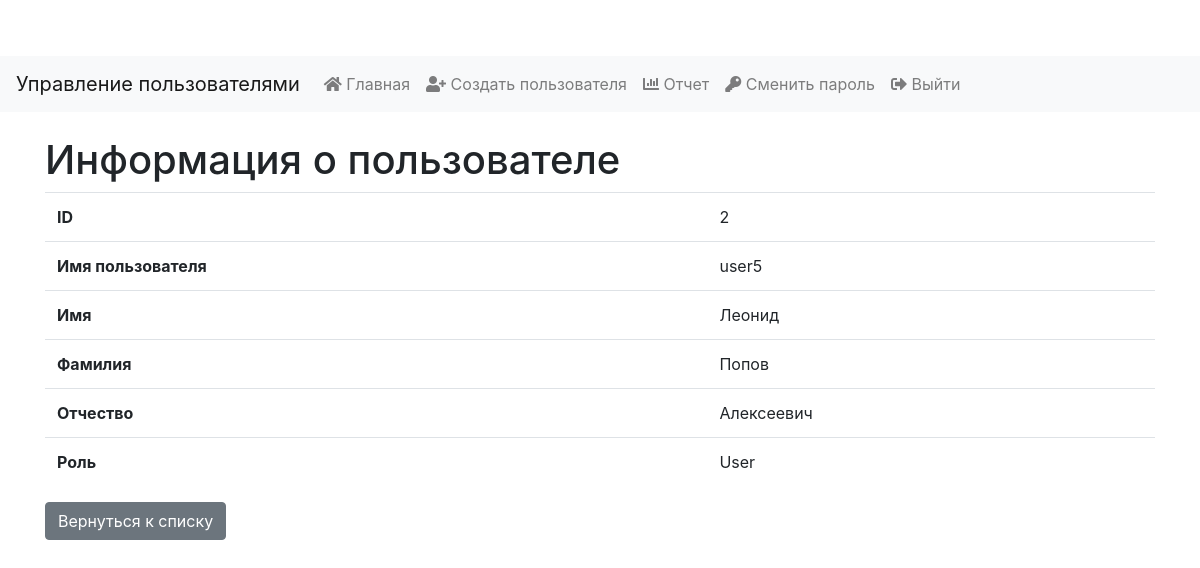
Screenshot of /user/2 (signed in) with the database file from the repository.
### models.py (models this page shows, shortened)
class User(UserMixin, db.Model):
    id = db.Column(db.Integer, primary_key=True)
    username = db.Column(db.String(64), unique=True, nullable=False)
    password = db.Column(db.String(128), nullable=False)
    first_name = db.Column(db.String(64))
    last_name = db.Column(db.String(64))
    middle_name = db.Column(db.String(64))
    role_id = db.Column(db.Integer, db.ForeignKey('role.id'), nullable=False)
    role = db.relationship('Role', backref=db.backref('users', lazy=True))
    def has_role(self, role_name):
        return self.role.name == role_name

class Role(db.Model):
    id = db.Column(db.Integer, primary_key=True)
    name = db.Column(db.String(64), unique=True, nullable=False)
    description = db.Column(db.String(255))

### app.py (the view)
@app.route('/user/<int:user_id>')
def user_details(user_id):
    user = db.session.get(User, user_id)
    if user:
        return render_template('user_details.html', user=user)
    else:
        flash('Пользователь не найден.', 'error')
        return redirect(url_for('index'))

### app.py (called while the page is built)
@login_manager.user_loader
def load_user(user_id):
    return User.query.get(int(user_id))

@app.before_request
def log_visit():
    if not db.inspect(db.engine).has_table('visit_log'):
        return
    path = request.path
    user_id = current_user.is_authenticated and current_user.id or None
    visit_log = VisitLog(path=path, user_id=user_id)
    db.session.add(visit_log)
    db.session.commit()

### templates/user_details.html
{% extends 'base.html' %}
{% block content %}
    <h1>Информация о пользователе</h1>
    <table class="table">
        <tbody>
            <tr>
                <th>ID</th>
                <td>{{ user.id }}</td>
            </tr>
            <tr>
                <th>Имя пользователя</th>
                <td>{{ user.username }}</td>
            </tr>
            <tr>
                <th>Имя</th>
                <td>{{ user.first_name or 'Не указано' }}</td>
            </tr>
            <tr>
                <th>Фамилия</th>
                <td>{{ user.last_name or 'Не указана' }}</td>
            </tr>
            <tr>
                <th>Отчество</th>
                <td>{{ user.middle_name or 'Не указано' }}</td>
            </tr>
            <tr>
                <th>Роль</th>
                <td>{{ user.role.name or 'Не указана' }}</td>
            </tr>
        </tbody>
    </table>
    <a href="{{ url_for('index') }}" class="btn btn-secondary">Вернуться к списку</a>
{% endblock %}

### static/style.css (style rules this page uses)
body { padding-top: 56px; }
.table td, .table th { vertical-align: middle; }

### rows the page displays
User: id "2", username "user5", first_name "Леонид", last_name "Попов", middle_name "Алексеевич"
Role: role "User"
